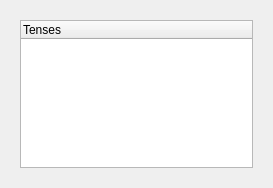
<ui version="4.0" >
 <class>ConjugationOptionsWidget</class>
 <widget class="QWidget" name="ConjugationOptionsWidget" >
  <property name="geometry" >
   <rect>
    <x>0</x>
    <y>0</y>
    <width>273</width>
    <height>188</height>
   </rect>
  </property>
  <layout class="QHBoxLayout" name="horizontalLayout" >
   <item>
    <widget class="QStackedWidget" name="conjugationStack" >
     <property name="currentIndex" >
      <number>0</number>
     </property>
     <widget class="QWidget" name="page" >
      <property name="geometry" >
       <rect>
        <x>0</x>
        <y>0</y>
        <width>265</width>
        <height>180</height>
       </rect>
      </property>
      <layout class="QHBoxLayout" name="horizontalLayout_2" >
       <item>
        <widget class="QTreeWidget" name="tenseSelectionTreeWidget" >
         <property name="rootIsDecorated" >
          <bool>false</bool>
         </property>
         <property name="itemsExpandable" >
          <bool>false</bool>
         </property>
         <column>
          <property name="text" >
           <string>Tenses</string>
          </property>
         </column>
        </widget>
       </item>
      </layout>
     </widget>
     <widget class="QWidget" name="page_2" >
      <property name="geometry" >
       <rect>
        <x>0</x>
        <y>0</y>
        <width>225</width>
        <height>144</height>
       </rect>
      </property>
      <layout class="QHBoxLayout" name="horizontalLayout_3" >
       <item>
        <widget class="QLabel" name="label" >
         <property name="text" >
          <string>You have not defined any tenses.
Use Edit->Languages to configure the tenses in the document and add conjugation forms to the verbs you want to practice.</string>
         </property>
         <property name="alignment" >
          <set>Qt::AlignCenter</set>
         </property>
         <property name="wordWrap" >
          <bool>true</bool>
         </property>
        </widget>
       </item>
      </layout>
     </widget>
    </widget>
   </item>
  </layout>
 </widget>
 <resources/>
 <connections/>
</ui>
